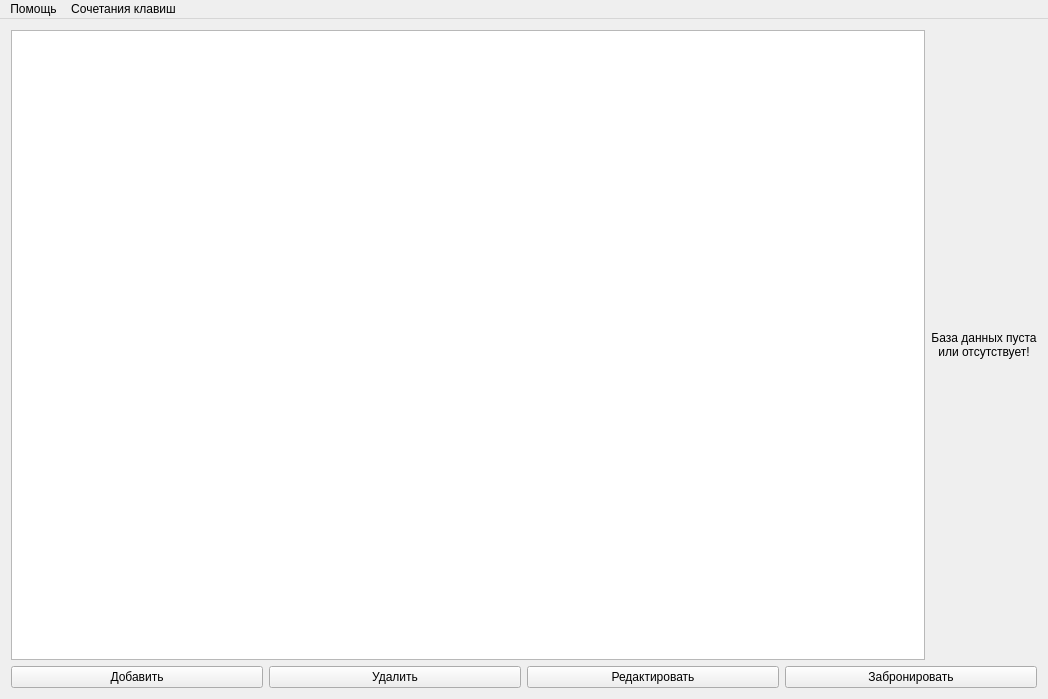
<?xml version="1.0" encoding="UTF-8"?>
<ui version="4.0">
 <class>MainWindow</class>
 <widget class="QMainWindow" name="MainWindow">
  <property name="geometry">
   <rect>
    <x>0</x>
    <y>0</y>
    <width>1048</width>
    <height>699</height>
   </rect>
  </property>
  <property name="contextMenuPolicy">
   <enum>Qt::NoContextMenu</enum>
  </property>
  <property name="windowTitle">
   <string>Работа кинотеатра</string>
  </property>
  <property name="windowIcon">
   <iconset resource="resources/resources.qrc">
    <normaloff>:/style/rc/arrow_down_disabled@2x.png</normaloff>:/style/rc/arrow_down_disabled@2x.png</iconset>
  </property>
  <property name="styleSheet">
   <string notr="true">&lt;widget class=&quot;QWidget&quot; name=&quot;yourWidgetName&quot;&gt;
    &lt;property name=&quot;geometry&quot;&gt;
        &lt;rect&gt;
            &lt;!-- Установите размеры и координаты виджета --&gt;
        &lt;/rect&gt;
    &lt;/property&gt;
    &lt;property name=&quot;styleSheet&quot;&gt;
        &lt;string notr=&quot;true&quot;&gt;
            C:\Users\tetyakoff\Desktop\chip\sibsutis-master\5 семестр\VirtualProgramming\сourseWork\CourseWork\resources\images
            background-image: url(:/path/to/your/image.png);
        &lt;/string&gt;
    &lt;/property&gt;
&lt;/widget&gt;</string>
  </property>
  <widget class="QWidget" name="centralWidget">
   <layout class="QGridLayout" name="gridLayout">
    <item row="0" column="0">
     <layout class="QHBoxLayout" name="horizontalLayout">
      <item>
       <widget class="QTableView" name="tableView"/>
      </item>
      <item>
       <widget class="QLabel" name="label">
        <property name="styleSheet">
         <string notr="true">font: 9pt;</string>
        </property>
        <property name="text">
         <string>База данных пуста
 или отсутствует! </string>
        </property>
        <property name="alignment">
         <set>Qt::AlignCenter</set>
        </property>
       </widget>
      </item>
     </layout>
    </item>
    <item row="1" column="0">
     <layout class="QHBoxLayout" name="horizontalLayout_3">
      <item>
       <widget class="QPushButton" name="addButton">
        <property name="styleSheet">
         <string notr="true"/>
        </property>
        <property name="text">
         <string>Добавить</string>
        </property>
       </widget>
      </item>
      <item>
       <widget class="QPushButton" name="delButton">
        <property name="sizePolicy">
         <sizepolicy hsizetype="Minimum" vsizetype="Fixed">
          <horstretch>0</horstretch>
          <verstretch>0</verstretch>
         </sizepolicy>
        </property>
        <property name="styleSheet">
         <string notr="true"/>
        </property>
        <property name="text">
         <string>Удалить</string>
        </property>
       </widget>
      </item>
      <item>
       <widget class="QPushButton" name="editButton">
        <property name="sizePolicy">
         <sizepolicy hsizetype="Minimum" vsizetype="Fixed">
          <horstretch>0</horstretch>
          <verstretch>0</verstretch>
         </sizepolicy>
        </property>
        <property name="styleSheet">
         <string notr="true"/>
        </property>
        <property name="text">
         <string>Редактировать</string>
        </property>
       </widget>
      </item>
      <item>
       <widget class="QPushButton" name="ticketsButton">
        <property name="styleSheet">
         <string notr="true"/>
        </property>
        <property name="text">
         <string>Забронировать</string>
        </property>
       </widget>
      </item>
     </layout>
    </item>
   </layout>
  </widget>
  <widget class="QMenuBar" name="menuBar">
   <property name="geometry">
    <rect>
     <x>0</x>
     <y>0</y>
     <width>1048</width>
     <height>26</height>
    </rect>
   </property>
   <widget class="QMenu" name="menu">
    <property name="title">
     <string>Сочетания клавиш</string>
    </property>
    <addaction name="menu1_add_record"/>
    <addaction name="menu1_edit_record"/>
    <addaction name="menu1_del_record"/>
    <addaction name="separator"/>
    <addaction name="menu1_exit"/>
   </widget>
   <widget class="QMenu" name="menu_2">
    <property name="title">
     <string>Помощь</string>
    </property>
    <addaction name="menu2_help"/>
    <addaction name="menu2_about"/>
   </widget>
   <addaction name="menu_2"/>
   <addaction name="menu"/>
  </widget>
  <action name="menu1_add_record">
   <property name="text">
    <string>Добавить запись</string>
   </property>
   <property name="shortcut">
    <string>Ctrl+A</string>
   </property>
  </action>
  <action name="menu1_edit_record">
   <property name="checkable">
    <bool>false</bool>
   </property>
   <property name="enabled">
    <bool>true</bool>
   </property>
   <property name="text">
    <string>Редактировать запись</string>
   </property>
   <property name="shortcut">
    <string>Ctrl+E</string>
   </property>
  </action>
  <action name="menu1_del_record">
   <property name="enabled">
    <bool>true</bool>
   </property>
   <property name="text">
    <string>Удалить запись</string>
   </property>
   <property name="shortcut">
    <string>Ctrl+D</string>
   </property>
  </action>
  <action name="menu1_exit">
   <property name="text">
    <string>Выход</string>
   </property>
   <property name="shortcut">
    <string>Ctrl+Q</string>
   </property>
  </action>
  <action name="menu2_help">
   <property name="text">
    <string>Помощь</string>
   </property>
   <property name="shortcut">
    <string>F1</string>
   </property>
  </action>
  <action name="menu2_about">
   <property name="text">
    <string>Информация о создателе</string>
   </property>
   <property name="shortcut">
    <string>F2</string>
   </property>
  </action>
 </widget>
 <layoutdefault spacing="6" margin="11"/>
 <resources>
  <include location="resources/resources.qrc"/>
 </resources>
 <connections/>
</ui>
